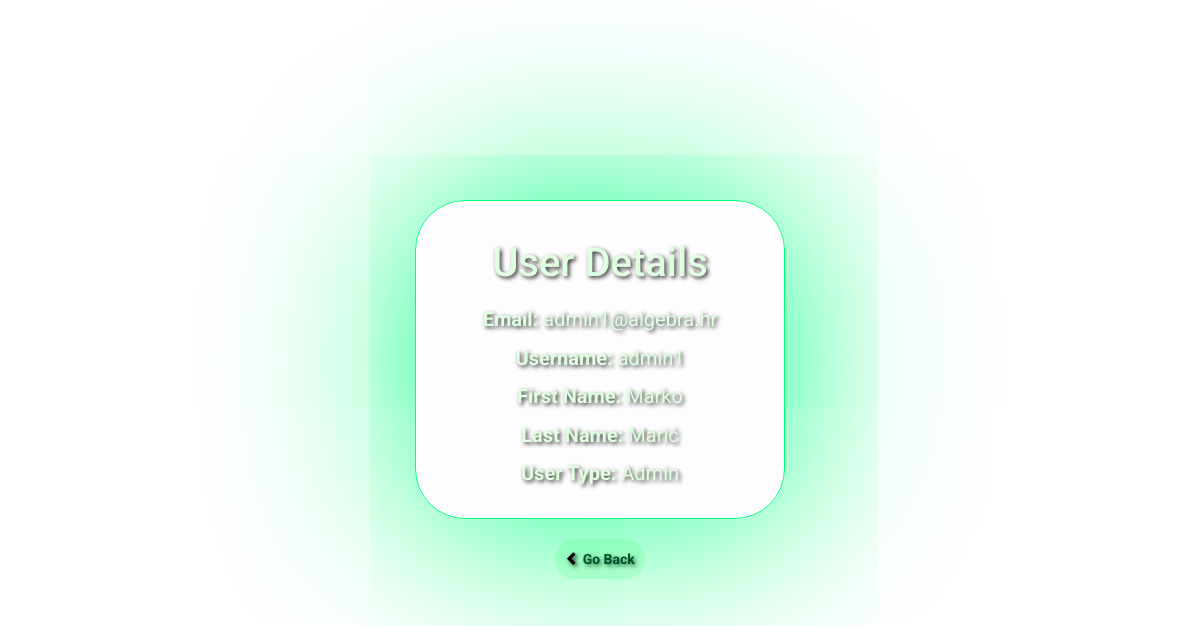
Screenshot of /me/ (signed in) with the database file from the repository.
### ZavršniRad/models.py (models this page shows, shortened)
class Korisnik(AbstractUser):
    EMAIL_FIELD = 'email'
    USERNAME_FIELD = 'email'
    REQUIRED_FIELDS = []
    email = models.EmailField(unique=True)
    first_name = models.CharField(max_length=255)
    last_name = models.CharField(max_length=255)
    username = models.CharField(max_length=255, blank=True)
    objects = KorisnikManager()
    def get_user_type(self):
            if hasattr(self, 'admin'):
                return 'Admin'
            elif hasattr(self, 'profesor'):
                return 'Professor'
            elif hasattr(self, 'student'):
                return 'Student'
            return 'Unknown'

### ZavršniRad/views.py (the view)
# urls.py: path('me/', me_view, name='me'),
@login_required
def me_view(request):
    user_type = request.user.get_user_type()
    context = {
        'user_type': user_type,
    }
    return render(request, 'me.html', context)

### templates/me.html (shortened to what this page needs)
{% load static %}
<!DOCTYPE html>
<html lang="en">
<head>
  <link rel="stylesheet" href="https://maxcdn.bootstrapcdn.com/bootstrap/3.4.1/css/bootstrap.min.css">
  <link rel="stylesheet" type="text/css" href="{% static 'css/me.css' %}" />
</head>
<body>
  <div class="container">
    <div class="user-info">
      <h2>User Details</h2>
      <p><strong>Email:</strong> {{ user.email }}</p>
      <p><strong>Username:</strong> {{ user.username }}</p>
      <p><strong>First Name:</strong> {{ user.first_name }}</p>
      <p><strong>Last Name:</strong> {{ user.last_name }}</p>
      <p><strong>User Type:</strong> {{ user.get_user_type }}</p>
    </div>
    <a href="javascript:history.back()" class="btn btn-default">
      <span class="glyphicon glyphicon-chevron-left"></span> Go Back
    </a>
  </div>
</body>
</html>

### static/css/me.css (style rules this page uses)
body { margin-bottom: 60px; color: #e0ffe0; text-shadow: 2px 2px 4px rgba(0, 0, 0, 0.8); font-family: 'Roboto', sans-serif; animation: colorAnimation 3s infinite alternate; }
body * { animation: fadeIn 2s ease-in-out forwards; }
.user-info { border: 1px solid springgreen; background: rgba(102, 51, 153, 0.01); border-radius: 100px; box-shadow: 0 0 200px springgreen; padding: 20px; border-radius: 50px; }
.container { text-align: center; margin-top: 200px !important; width: 400px; }
h2 { font-size: 40px; margin: 20px; }
p { font-size: 20px; }
.btn-default { font-weight: bold; transition: background 0.8s ease,color 0.8s ease; border: none !important; outline: none !important; border-radius: 50px !important; margin: 20px !important; background-color: #e0ffe0; color: black; padding: 10px; animation: btnPAnimation 3s infinite alternate !important; }

### rows the page displays
Korisnik: email "admin1@algebra.hr", username "admin1", first_name "Marko", last_name "Marić", get_user_type "Admin"
